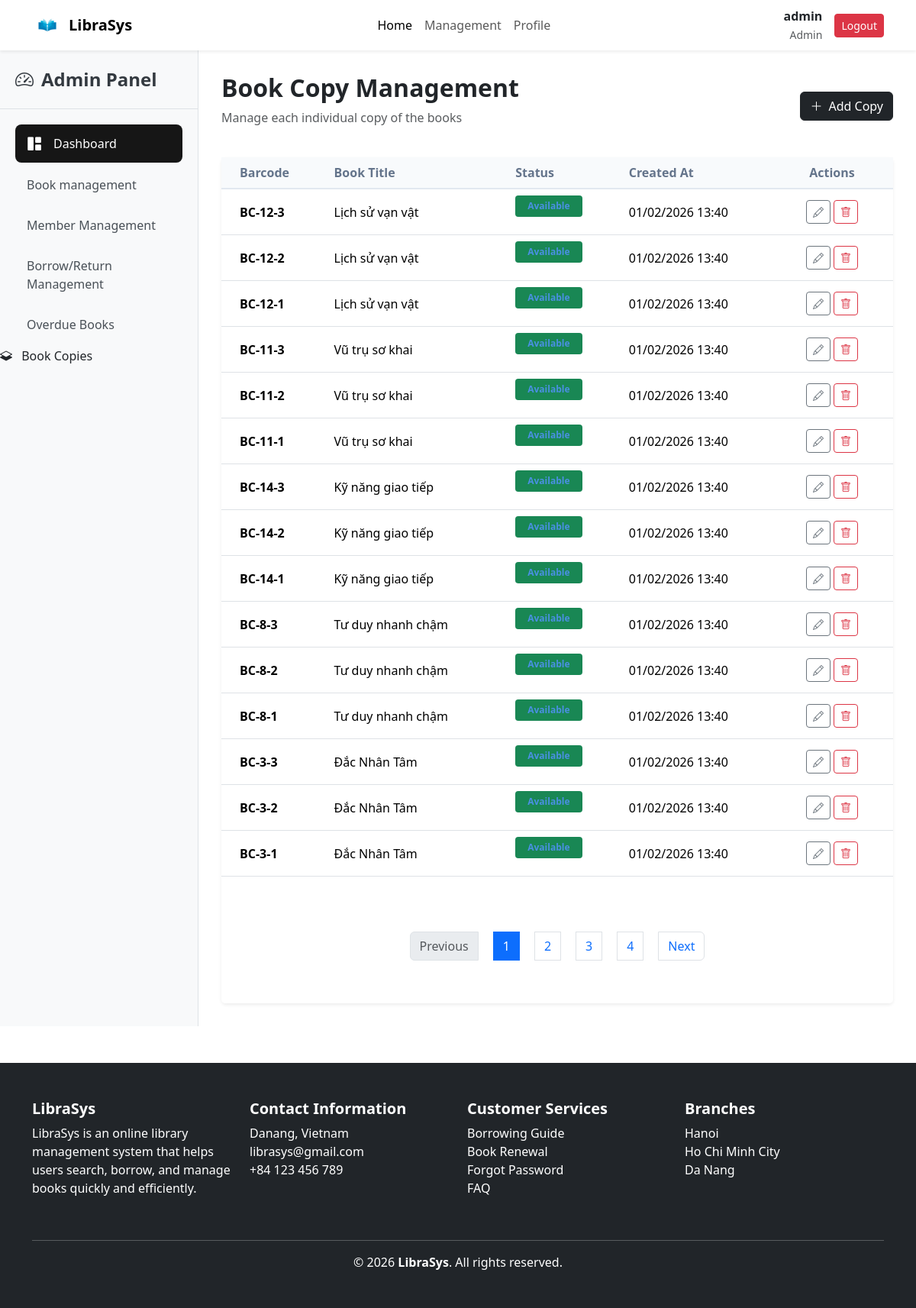
/admin/bookCopies (signed in), run on the app's committed database.
### tables this page shows
CREATE TABLE `book_copies` (
  `book_copy_id` int(11) NOT NULL,
  `book_id` int(11) DEFAULT NULL,
  `status` enum('available','borrowed','damaged','lost') DEFAULT 'available',
  `barcode` varchar(50) DEFAULT NULL,
  `created_at` timestamp NOT NULL DEFAULT current_timestamp()
);

CREATE TABLE `books` (
  `book_id` int(11) NOT NULL,
  `title` varchar(255) NOT NULL,
  `author` varchar(150) DEFAULT NULL,
  `category_id` int(11) DEFAULT NULL,
  `image_url` varchar(255) DEFAULT NULL,
  `Description` text DEFAULT NULL
);

### app/core/Controller.php (called while the page is built, shortened)
<?php
class Controller
{
    protected function model($model)
    {
        $modelPath = __DIR__ . '/../models/' . $model . '.php';
        return new $model();
    }
    protected function view($view, $data = [])
    {
        extract($data);
        $viewPath = __DIR__ . '/../views/' . $view . '.php';
        require_once $viewPath;
    }
}

### app/controllers/AdminController.php (called while the page is built, shortened)
<?php
class AdminController extends Controller
{
    public function bookCopies()
    {
        $copyModel = $this->model('BookCopy');
        $bookModel = $this->model('Book');
        $limit = 15;
        $page = isset($_GET['page']) ? (int)$_GET['page'] : 1;
        $offset = ($page - 1) * $limit;
        $copies = $copyModel->getAllCopies($limit, $offset);
        $totalCopies = $copyModel->countAllCopies();
        $totalPages = ceil($totalCopies / $limit);
        $books = $bookModel->getBooks([], 1000, 0);
        $this->view('admin/book_copies', [
            'copies' => $copies,
            'books' => $books,
            'currentPage' => $page,
            'totalPages' => $totalPages
        ]);
    }
}

### app/core/Router.php (called while the page is built, shortened)
<?php
class Router
{
    public function run()
    {
        $requestUri = parse_url($_SERVER['REQUEST_URI'], PHP_URL_PATH);
        if (strpos($requestUri, '/public/') !== false) {
            $requestUri = substr($requestUri, strpos($requestUri, '/public/') + 8);
        } elseif (substr($requestUri, -7) === '/public') {
            $requestUri = '';
        } else {
            $requestUri = trim($requestUri, '/');
        }
        $requestUri = trim($requestUri, '/');
        $requestUri = preg_replace('/\.php$/', '', $requestUri);
        $requestUri = preg_replace('/^index\/?/', '', $requestUri);
        $parts = !empty($requestUri) ? explode('/', $requestUri) : [];
        $parts = array_filter($parts, fn($p) => !empty($p));
        $parts = array_values($parts);
        $method = !empty($parts[1]) ? $parts[1] : 'index';
        $params = array_slice($parts, 2);
        $controller = new $controllerName();
        call_user_func_array([$controller, $method], $params);
    }
}

### public/index.php (called while the page is built, shortened)
<?php
require_once __DIR__ . '/../app/config/database.php';
require_once __DIR__ . '/../app/core/Router.php';
require_once __DIR__ . '/../app/core/Controller.php';
require_once __DIR__ . '/../app/core/Model.php';
$router = new Router();
$router->run();

### app/core/Model.php (called while the page is built, shortened)
<?php
class Model {
    public function __construct() {
        $database = new Database();
        $this->db = $database->connect();
    }
}

### app/config/database.php (called while the page is built, shortened)
<?php
class Database {
    private $host = 'localhost';
    private $db_name = 'library_management';
    private $username = 'root';
    private $password = '';
    private $conn;
    public function connect() {
        try {
            $this->conn = new PDO(
                "mysql:host={$this->host};dbname={$this->db_name};charset=utf8",
                $this->username,
                $this->password
            );
            $this->conn->setAttribute(PDO::ATTR_ERRMODE, PDO::ERRMODE_EXCEPTION);
        } catch (PDOException $e) {
            die('Database connection failed: ' . $e->getMessage());
        }
        return $this->conn;
    }
}

### app/models/BookCopy.php (called while the page is built, shortened)
<?php
class BookCopy extends Model
{
    public function getAllCopies($limit = 15, $offset = 0)
    {
        $sql = "SELECT bc.*, b.title
                FROM book_copies bc
                JOIN books b ON bc.book_id = b.book_id
                ORDER BY bc.book_copy_id DESC
                LIMIT :limit OFFSET :offset";
        $stmt = $this->db->prepare($sql);
        $stmt->bindValue(':limit', $limit, PDO::PARAM_INT);
        $stmt->bindValue(':offset', $offset, PDO::PARAM_INT);
        $stmt->execute();
        return $stmt->fetchAll(PDO::FETCH_ASSOC);
    }
}

### app/views/admin/book_copies.php (the view, shortened to what this page needs)
<?php require_once __DIR__ . '/../layouts/header.php'; ?>
<div class="admin-container">
    <?php require_once __DIR__ . '/../layouts/sidebar.php'; ?>
    <div class="main-content">
        <div class="page-header d-flex justify-content-between align-items-center mb-4">
            <div>
                <h2 class="fw-bold">Book Copy Management</h2>
                <p class="text-muted">Manage each individual copy of the books</p>
            </div>
            <button class="btn btn-dark" data-bs-toggle="modal" data-bs-target="#addCopyModal">
                <i class="bi bi-plus-lg me-2"></i>Add Copy
            </button>
        </div>
        <div class="card shadow-sm border-0">
            <div class="card-body p-0">
                <table class="table table-hover align-middle">
                    <thead class="table-light">
                        <tr>
                            <th class="ps-4">Barcode</th>
                            <th>Book Title</th>
                            <th>Status</th>
                            <th>Created At</th>
                            <th class="text-center pe-4">Actions</th>
                        </tr>
                    </thead>
                    <tbody>
                        <?php if (!empty($data['copies'])): ?>
                            <?php foreach ($data['copies'] as $copy): ?>
                                <tr>
                                    <td class="ps-4 fw-bold"><?= htmlspecialchars($copy['barcode'] ?? 'N/A') ?></td>
                                    <td><?= htmlspecialchars($copy['title']) ?></td>
                                    <td>
                                        <?php
                                        $status = strtolower($copy['status']);
                                        $badgeClass = 'bg-secondary';
                                        if ($status == 'available') $badgeClass = 'bg-success';
                                        ?>
                                        <span class="badge <?= $badgeClass ?> px-3 py-2">
                                            <?= ucfirst($copy['status']) ?>
                                        </span>
                                    </td>
                                    <td><?= date('d/m/Y H:i', strtotime($copy['created_at'] ?? 'now')) ?></td>
                                    <td class="text-center pe-4">
                                        <button class="btn btn-sm btn-outline-secondary edit-copy-btn"
                                            data-bs-toggle="modal"
                                            data-bs-target="#editCopyModal"
                                            data-copy-id="<?= $copy['book_copy_id'] ?>"
                                            data-status="<?= $copy['status'] ?>"
                                            data-barcode="<?= htmlspecialchars($copy['barcode'] ?? 'N/A') ?>"
                                            data-title="<?= htmlspecialchars($copy['title']) ?>"
                                            title="Edit Status">
                                            <i class="bi bi-pencil"></i>
                                        </button>
                                        <a href="<?= BASE_URL ?>/admin/deleteCopy/<?= $copy['book_copy_id'] ?>"
                                            class="btn btn-sm btn-outline-danger"
                                            onclick="return confirm('Are you sure you want to delete this copy? This action cannot be undone.')" title="Delete">
                                            <i class="bi bi-trash"></i>
                                        </a>
                                    </td>
                                </tr>
                            <?php endforeach; ?>
                        <?php else: ?>
                            <tr>
                                <td colspan="5" class="text-center text-muted py-5">No copies found.</td>
                            </tr>
                        <?php endif; ?>
                    </tbody>
                </table>
            </div>
            <?php if ($data['totalPages'] > 1): ?>
                <div class="card-footer bg-white py-3 border-0">
                    <nav aria-label="Page navigation">
                        <ul class="pagination justify-content-center mb-0">
                            <li class="page-item <?= ($data['currentPage'] <= 1) ? 'disabled' : '' ?>">
                                <a class="page-link" href="?page=<?= $data['currentPage'] - 1 ?>">Previous</a>
                            </li>
                            <?php for ($i = 1; $i <= $data['totalPages']; $i++): ?>
                                <li class="page-item <?= ($i == $data['currentPage']) ? 'active' : '' ?>">
                                    <a class="page-link" href="?page=<?= $i ?>"><?= $i ?></a>
                                </li>
                            <?php endfor; ?>
                            <li class="page-item <?= ($data['currentPage'] >= $data['totalPages']) ? 'disabled' : '' ?>">
                                <a class="page-link" href="?page=<?= $data['currentPage'] + 1 ?>">Next</a>
                            </li>
                        </ul>
                    </nav>
                </div>
            <?php endif; ?>
        </div>
    </div>
</div>
<?php require_once __DIR__ . '/../layouts/footer.php'; ?>

### public/assets/css/style.css (style rules this page uses)
:root { --primary-color: #4a90e2; --secondary-color: #f39c12; --text-dark: #333; --text-muted: #777; --bg-light: #f8f9fa; --white: #ffffff; --danger: #e74c3c; --success: #2ecc71; --shadow: 0 4px 12px rgba(0, 0, 0, 0.1); }
.badge { display: inline-block; background: #e1f0ff; color: var(--primary-color); padding: 4px 8px; border-radius: 4px; font-size: 0.75rem; margin-bottom: 15px; align-self: flex-start; }
.pagination { display: flex; justify-content: center; align-items: center; gap: 20px; margin-top: 40px; padding-bottom: 40px; }

### public/assets/css/borrowed_books.css (style rules this page uses)
:root { --primary-gradient: linear-gradient(135deg, #667eea 0%, #764ba2 100%); --hover-shadow: 0 0.75rem 1.5rem rgba(0, 0, 0, 0.1); }
.table thead th { background-color: #f8fafc; font-weight: 600; color: #64748b; border-bottom: 2px solid #e2e8f0; }

### public/assets/css/admin.css (style rules this page uses)
.admin-container { display: flex; min-height: calc(100vh - 121px); }
.main-content { flex-grow: 1; padding: 30px; background-color: #fff; }

### data on the page
book_copies: barcode "BC-12-3", book.title "Lịch sử vạn vật", status "Available", created_at "01/02/2026 13:40"
book_copies: barcode "BC-12-2", book.title "Lịch sử vạn vật", status "Available", created_at "01/02/2026 13:40"
book_copies: barcode "BC-12-1", book.title "Lịch sử vạn vật", status "Available", created_at "01/02/2026 13:40"
book_copies: barcode "BC-11-3", book.title "Vũ trụ sơ khai", status "Available", created_at "01/02/2026 13:40"
book_copies: barcode "BC-11-2", book.title "Vũ trụ sơ khai", status "Available", created_at "01/02/2026 13:40"
book_copies: barcode "BC-11-1", book.title "Vũ trụ sơ khai", status "Available", created_at "01/02/2026 13:40"
book_copies: barcode "BC-14-3", book.title "Kỹ năng giao tiếp", status "Available", created_at "01/02/2026 13:40"
book_copies: barcode "BC-14-2", book.title "Kỹ năng giao tiếp", status "Available", created_at "01/02/2026 13:40"
book_copies: barcode "BC-14-1", book.title "Kỹ năng giao tiếp", status "Available", created_at "01/02/2026 13:40"
book_copies: barcode "BC-8-3", book.title "Tư duy nhanh chậm", status "Available", created_at "01/02/2026 13:40"
book_copies: barcode "BC-8-2", book.title "Tư duy nhanh chậm", status "Available", created_at "01/02/2026 13:40"
book_copies: barcode "BC-8-1", book.title "Tư duy nhanh chậm", status "Available", created_at "01/02/2026 13:40"
book_copies: barcode "BC-3-3", book.title "Đắc Nhân Tâm", status "Available", created_at "01/02/2026 13:40"
book_copies: barcode "BC-3-2", book.title "Đắc Nhân Tâm", status "Available", created_at "01/02/2026 13:40"
book_copies: barcode "BC-3-1", book.title "Đắc Nhân Tâm", status "Available", created_at "01/02/2026 13:40"

### other printed values
$_SESSION['username'] "admin"
$_SESSION['role'] "Admin"
